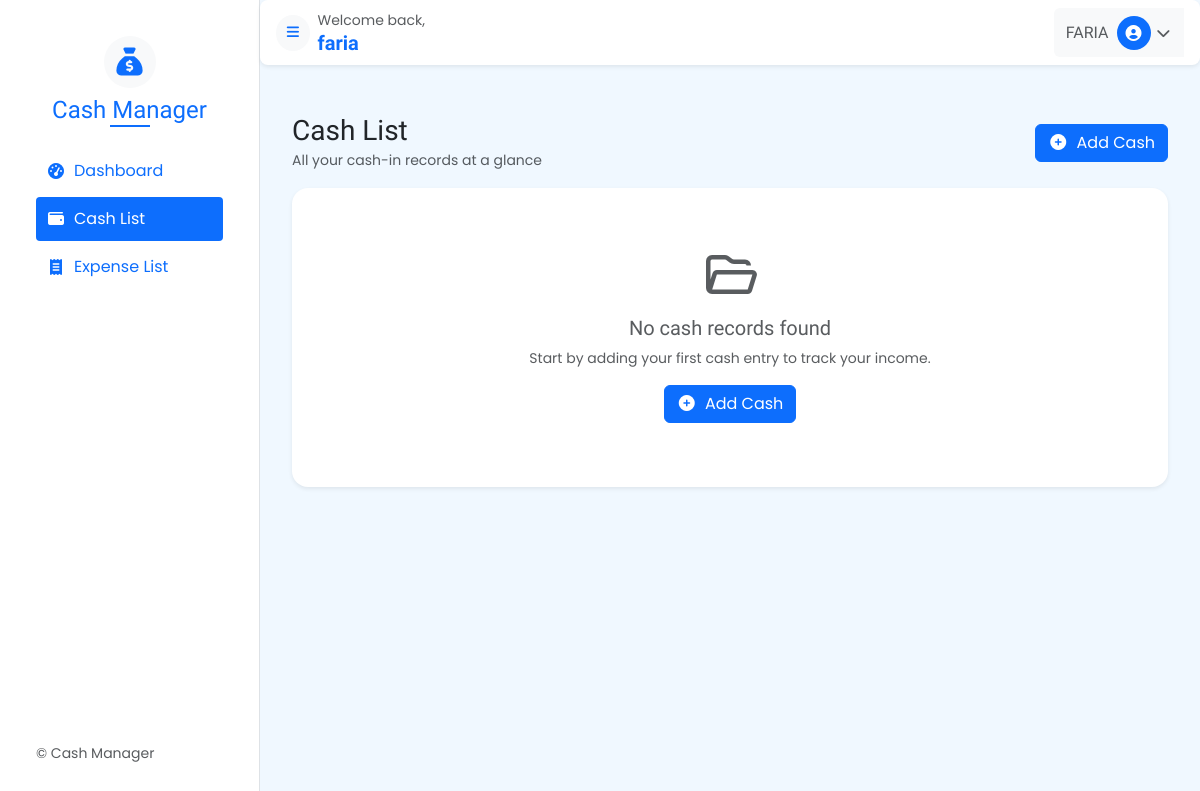
The app's page /cash/list/ (signed in), older data.
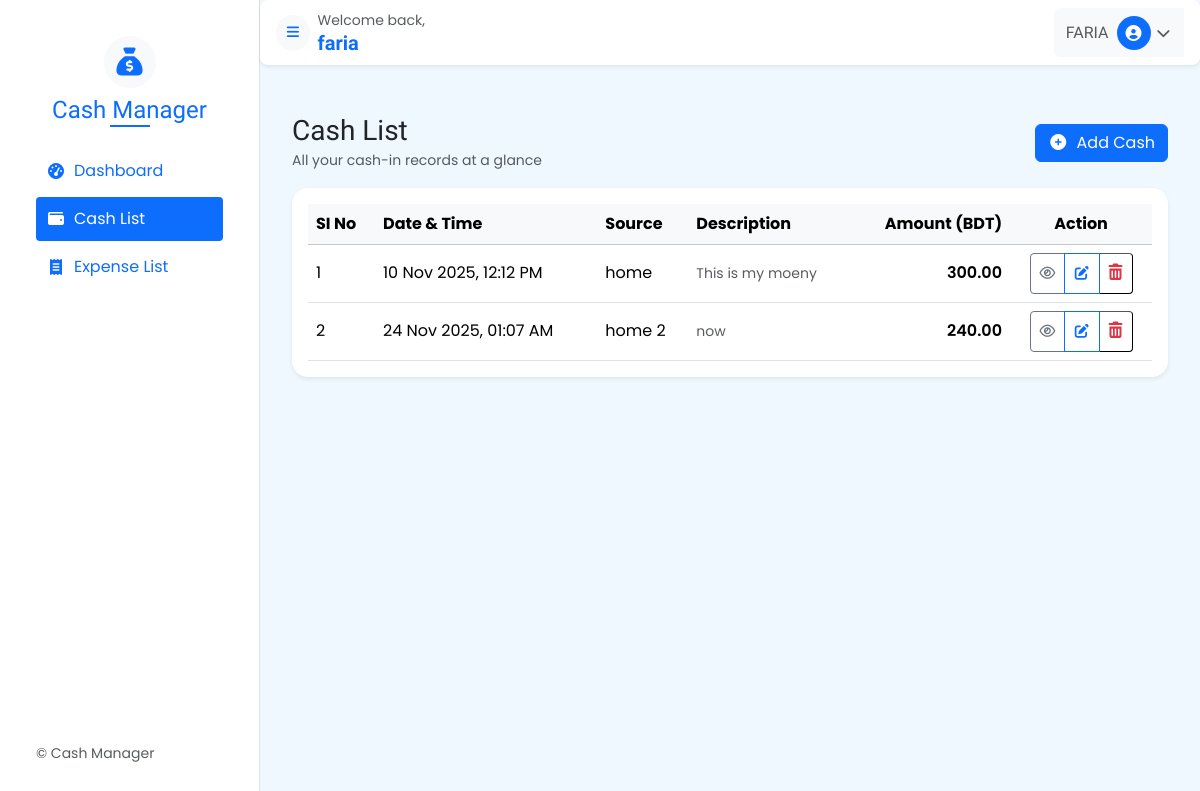
The same page, newer data.
### ManageCash/models.py (models this page shows, shortened)
class TransactionBase(models.Model):
    user = models.ForeignKey(settings.AUTH_USER_MODEL, on_delete=models.CASCADE)
    datetime = models.DateTimeField(blank=True, null=True)
    amount = models.DecimalField(max_digits=10, decimal_places=2)
    description = models.TextField(blank=True, null=True)
    class Meta:
        abstract = True

class AddCash(TransactionBase):
    source = models.CharField(max_length=200, blank=True, null=True)

### ManageCash/views.py (the view)
# urls.py: path("cash/list/", cash_list_view, name="cash_list"),
@login_required
def cash_list_view(request):
    cash_data = AddCash.objects.filter(user=request.user)
    context = {"cash_data": cash_data}
    return render(request, "pages/cash-list.html", context)

### ManageCash/context_processors.py (called while the page is built)
def site_info(request):
    return {
        "SITE_NAME": "Personal Cash Manager",
        "SITE_DESCRIPTION": "A simple app to track personal income and expenses.",
        "SUPPORT_EMAIL": "support@example.com",
        "COMPANY_NAME": "Your Company",
        "APP_VERSION": "1.0.0",
    }

### ManageCash/templates/pages/cash-list.html (shortened to what this page needs)
{% extends 'base.html' %}
{% load crispy_forms_tags %}
{% block content %}
  <div class="container-fluid py-4">
    <div class="row justify-content-center">
      <div class="col-12">
        <div class="d-flex justify-content-between align-items-center mb-3">
          <div>
            <h3 class="mb-0">Cash List</h3>
            <small class="text-muted">All your cash-in records at a glance</small>
          </div>
          <div>
            <a href="{% url 'add_cash' %}" class="btn btn-primary"><i class="fa-solid fa-circle-plus me-1"></i> Add Cash</a>
          </div>
        </div>
        <div class="card shadow-sm border-0 rounded-4">
          <div class="card-body">
            {% if cash_data %}
              <div class="table-responsive">
                <table class="table table-hover align-middle mb-0">
                  <thead class="table-light">
                    <tr>
                      <th scope="col">SI No</th>
                      <th scope="col">Date &amp; Time</th>
                      <th scope="col">Source</th>
                      <th scope="col">Description</th>
                      <th scope="col" class="text-end">Amount (BDT)</th>
                      <th scope="col" class="text-center">Action</th>
                    </tr>
                  </thead>
                  <tbody>
                    {% for cash in cash_data %}
                      <tr>
                        <td>{{ forloop.counter }}</td>
                        <td>{{ cash.datetime|date:'d M Y, h:i A' }}</td>
                        <td>{{ cash.source }}</td>
                        <td class="text-muted small">{{ cash.description|default:'—' }}</td>
                        <td class="text-end fw-semibold">{{ cash.amount|floatformat:2 }}</td>
                        <td class="text-center">
                          <div class="btn-group btn-group-sm" role="group">
                            <button class="btn btn-sm btn-outline-secondary" data-bs-toggle="modal" data-bs-target="#cashModal{{ cash.id }}"><i class="fa-regular fa-eye"></i></button>
                            <a href="{% url 'cash_update' cash.id %}" class="btn btn-outline-primary d-flex align-items-center" title="Edit"><i class="fa-solid fa-pen-to-square"></i></a>
                            <span class="d-inline-block">
                              <form class="form btn-outline-danger" action="{% url 'cash_delete' cash.id %}" method="POST">
                                <button onclick="return confirm('Are you sure you want to delete this cash record?');" class="bth btn-danger text-danger btn-link border-1 bg-transparent del_button_custom" type="submit"><i class="fa-solid fa-trash-can"></i></button>
                              </form>
                            </span>
                          </div>
                        </td>
                      </tr>
                    {% endfor %}
                  </tbody>
                </table>
              </div>
            {% else %}
              <div class="text-center py-5">
                <i class="fa-regular fa-folder-open fa-3x text-muted mb-3"></i>
                <h5 class="text-muted">No cash records found</h5>
                <p class="text-muted small mb-3">Start by adding your first cash entry to track your income.</p>
                <a href="{% url 'add_cash' %}" class="btn btn-primary"><i class="fa-solid fa-circle-plus me-1"></i> Add Cash</a>
              </div>
            {% endif %}
          </div>
        </div>
      </div>
    </div>
  </div>
{% endblock %}

### ManageCash/templates/base.html (shortened to what this page needs)
{% load static %}
<!DOCTYPE html>
<html lang="en">
  <head>
    <link href="https://cdn.jsdelivr.net/npm/bootstrap@5.3.8/dist/css/bootstrap.min.css" rel="stylesheet" />
    <link href="https://cdnjs.cloudflare.com/ajax/libs/font-awesome/7.0.1/css/all.min.css" rel="stylesheet" />
    <link rel="stylesheet" href="{% static 'sidebar.css' %}">
    <link rel="stylesheet" href="{% static 'main.css' %}">
  </head>
  <body>
    {% include 'include/sidebar.html' %}
    {% include 'include/topbar.html' %}
    <div class="content-body">
    {% block content %}
    {% endblock %}
    </div>
  </body>
</html>

### ManageCash/templates/include/sidebar.html
<div class="sidebar bg-white border-end" id="sidebar">
  <div class="sidebar-inner d-flex flex-column h-100">
    <div class="sidebar-wrap p-3">
      <div class="sidebar-logo text-primary text-center mb-4">
        <div class="rounded-circle bg-light d-inline-flex align-items-center justify-content-center mb-2" style="width: 52px; height: 52px;">
          <i class="fa-solid fa-sack-dollar fs-3"></i>
        </div>
        <h4 class="m-0">Cash Manager</h4>
      </div>
      <ul class="list-unstyled sidebar-nav m-0">
        <li class="mb-1">
          <a href="{% url 'dashboard' %}"
             class="sidebar-link d-flex align-items-center {% if request.resolver_match.url_name == 'dashboard' %}active{% endif %}">
            <i class="fa-solid fa-gauge-high me-2"></i>
            <span>Dashboard</span>
          </a>
        </li>
        <li class="mb-1">
          <a href="{% url 'cash_list' %}"
             class="sidebar-link d-flex align-items-center {% if request.resolver_match.url_name == 'cash_list' %}active{% endif %}">
            <i class="fa-solid fa-wallet me-2"></i>
            <span>Cash List</span>
          </a>
        </li>
        <li class="mb-1">
          <a href="{% url 'expense_list' %}"
             class="sidebar-link d-flex align-items-center {% if request.resolver_match.url_name == 'expense_list' %}active{% endif %}">
            <i class="fa-solid fa-receipt me-2"></i>
            <span>Expense List</span>
          </a>
        </li>
      </ul>
    </div>
    <div class="mt-auto p-3 small text-muted">
      <span>&copy; {{ now|date:"Y" }} Cash Manager</span>
    </div>
  </div>
</div>

### ManageCash/templates/include/topbar.html (shortened to what this page needs)
<div class="top-bar-wrap d-flex justify-content-between align-items-center bg-white shadow-sm rounded-3 px-3 py-2 mb-3">
  <div class="top-left d-flex align-items-center">
    <button class="btn btn-light btn-sm rounded-circle border-0 me-2" id="sidebarToggle">
      <i class="fa-solid fa-bars text-primary"></i>
    </button>
    <div class="d-flex flex-column">
      <span class="text-muted small">Welcome back,</span>
      <h5 class="m-0 text-primary fw-semibold">
        {{ user.get_full_name|default:user.username }}
      </h5>
    </div>
  </div>
  <div class="top-right">
    <div class="btn-group">
      <button type="button"
              class="btn btn-light d-flex align-items-center border-0"
              data-bs-toggle="dropdown"
              aria-expanded="false">
        <span class="me-2 text-muted d-none d-sm-inline">
          {{ user.username }}
        </span>
        <span class="rounded-circle bg-primary text-white d-inline-flex align-items-center justify-content-center me-1"
              style="width: 34px; height: 34px;">
          <i class="fa-solid fa-circle-user"></i>
        </span>
        <i class="fa-solid fa-chevron-down small text-muted d-none d-sm-inline"></i>
      </button>
    </div>
  </div>
</div>

### hasan_wadp_19_ManageCash/static/sidebar.css (style rules this page uses)
.sidebar { max-width: 260px; background: beige; position: fixed; left: 0; top: 0; bottom: 0; width: 100%; }
.sidebar-inner { padding: 20px; height: 100%; }
.top-bar-wrap { width: calc(100vw - 260px); position: fixed; top: 0; left: 260px; background-color: #fff; padding: 8px 15px; z-index: 99; }
.sidebar-logo { position: relative; }
.sidebar-logo:after { position: absolute; content: ""; width: 40px; height: 2px; background-color: #0d6efd; left: 50%; transform: translateX(-50%); }
.sidebar-nav { margin: 30px 0 0; }
.sidebar-nav li { display: block; }
.sidebar-nav li a { padding: 10px; display: block; text-decoration: none; color: #0d6efd; margin: 1px 0; transition: all .15s linear; border-radius: 4px; }
.sidebar-nav li a:focus, .sidebar-nav li a.active, .sidebar-nav li a:hover { color: #fff; background-color: #0d6efd; }

### hasan_wadp_19_ManageCash/static/main.css (style rules this page uses)
body { background-color: aliceblue; font-family: "Poppins", sans-serif; }
h1, h2, h3, h4, h5, h6 { font-family: "Marcellus", serif !important; }
button { font-family: "Marcellus", serif !important; text-transform: uppercase; padding-top: 7.5px !important; padding-bottom: 7.5px !important; }
.content-body { margin-top: 30px; padding: 60px 20px 30px 280px; }
.top-bar-wrap { min-height: 56px; }
button.del_button_custom { border-left-width: 0 !important; border-top-right-radius: 0.25rem !important; border-bottom-right-radius :0.25rem !important; transition: all .1s linear !important; }

Row changes from the older to the newer data that the page shows:
added AddCash: datetime "10 Nov 2025, 12:12 PM", source "home", description "This is my moeny", amount "300.00"
added AddCash: datetime "24 Nov 2025, 01:07 AM", source "home 2", description "now", amount "240.00"
Text that changed along with them:
text no longer shown: "No cash records found Start by adding your first cash entry to track your income. Add Cash"
text now shown: "SI No Date & Time Source Description Amount (BDT) Action"
